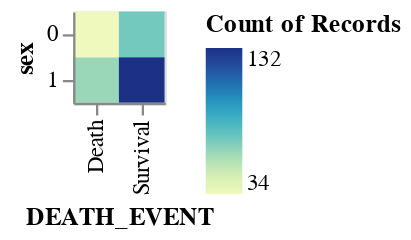

Source (notebook cell):
### Code cell
alt.Chart(df).mark_rect().encode(
    x='DEATH_EVENT:N',
    y='sex:N',
    color='count(DEATH_EVENT):Q'
)

### Figure 1 — Vega-Lite specification as saved in the notebook (floating-point values rounded to 4 significant figures; data arrays with more than 128 entries replaced by an {"elided": "..."} marker saying what was removed)
{"config": {"view": {"continuousWidth": 300, "continuousHeight": 300}}, "data": {"name": "data-f965ab53272ad468f6965e622bcd1285"}, "mark": {"type": "rect"}, "encoding": {"color": {"aggregate": "count", "field": "DEATH_EVENT", "type": "quantitative"}, "x": {"field": "DEATH_EVENT", "type": "nominal"}, "y": {"field": "sex", "type": "nominal"}}, "$schema": "https://vega.github.io/schema/vega-lite/v5.8.0.json", "datasets": {"data-f965ab53272ad468f6965e622bcd1285": {"elided": "299 records"}}}
